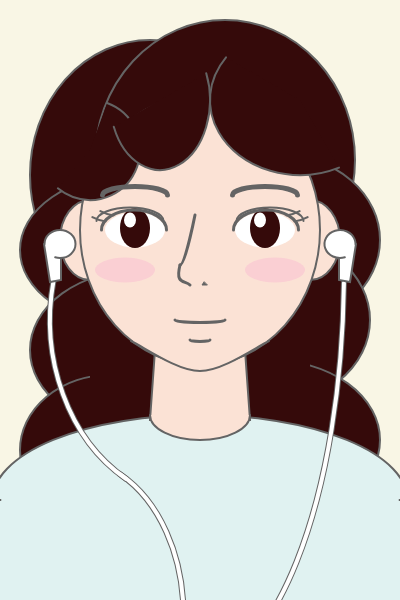
Frame 1 (no input)
Frame 60 (no input): identical to frame 1, image omitted
Frame 120 (the mouse pressed at the canvas centre since frame 60): identical to frame 1, image omitted

The p5.js sketch that drew this single still picture (run headless with seeded random() and noise() and a simulated clock; from frame 60 on, the mouse is pressed at the canvas centre):

// p5.js sketch
// ── sketch.js
function setup() {
  createCanvas(400, 600);
}

function draw() {
  background("#F9F6E5");
  stroke(100); // 1. 머리카락
  strokeWeight(2);
  fill("#350A0A");
  ellipse(150, 175, 240, 270); // back
  ellipse(225, 160, 260, 280);
  ellipse(130, 250, 220, 150); // L
  ellipse(140, 350, 220, 160);
  ellipse(110, 450, 180, 150);
  ellipse(280, 240, 200, 170); // R
  ellipse(260, 320, 220, 175);
  ellipse(270, 440, 220, 160);
  noStroke(); // stroke 가림
  quad(90, 200, 310, 200, 310, 400, 90, 400);
  stroke(100); // 2. 옷
  strokeWeight(2);
  fill("#E0F2F1");
  arc(200, 500, 415, 170, radians(180), radians(0)); // 어깨
  quad(-10, 500, 410, 500, 410, 610, -10, 610); // 몸통
  fill("#FBE2D5"); // 3. 피부 및 얼굴형
  quad(155, 350, 245, 350, 250, 420, 150, 420); // 목
  arc(200, 415, 100, 50, radians(0), radians(180)); // 넥라인
  arc(90, 240, 60, 80, radians(90), radians(270)); // 귀 L
  arc(310, 240, 60, 80, radians(270), radians(90)); // 귀 R
  ellipse(200, 230, 240, 270); // 얼굴
  beginShape(); //턱
  curveVertex(131, 341);
  curveVertex(131, 341);
  curveVertex(200, 371);
  curveVertex(269, 341);
  curveVertex(269, 341);
  endShape();
  fill("#350A0A"); // 앞머리
  arc(90, 150, 100, 100, radians(-70), radians(130));
  arc(160, 100, 100, 140, radians(-30), radians(150));
  arc(300, 100, 180, 150, radians(60), radians(210)); 

  noStroke(); // 4. detail 1
  fill(255); // 눈 흰자
  ellipse(135, 230, 60, 35); // L
  ellipse(265, 230, 60, 35); // R
  fill("#350A0A"); // 홍채
  ellipse(135, 228, 30, 40); // L
  ellipse(265, 228, 30, 40); // R
  fill(255); // 안광
  ellipse(130, 220, 12, 15); // L
  ellipse(260, 220, 12, 15); // R
  fill("#F8BBD07F"); // 홍조
  ellipse(125, 270, 60, 25); // L
  ellipse(275, 270, 60, 25); // R
  stroke("#E0F2F1"); // 옷 stroke 가림
  line(2, 500, 398, 500);

  stroke(100); // 5. detail 2
  strokeWeight(5);
  strokeCap(ROUND);
  noFill(); // 눈썹
  arc(135, 195, 65, 17, radians(180), radians(0)); // L
  arc(265, 195, 65, 17, radians(180), radians(0)); // R
  strokeWeight(2); // 속눈썹
  arc(119, 210, 65, 25, radians(140), radians(165)); // L
  arc(127, 204, 65, 25, radians(140), radians(165));
  arc(281, 210, 65, 25, radians(15), radians(40)); // R
  arc(273, 204, 65, 25, radians(15), radians(40));
  arc(130, 221, 67, 27, radians(180), radians(0)); // 쌍커풀 L
  arc(270, 221, 67, 27, radians(180), radians(0)); // 쌍커풀 R
  strokeWeight(3);
  arc(134, 230, 65, 40, radians(180), radians(0)); // 눈 위 선 L
  arc(266, 230, 65, 40, radians(180), radians(0)); // 눈 위 선 R
  bezier(195, 215, 195, 215, 185, 265, 180, 265); // 코 선
  bezier(180, 265, 175, 285, 185, 280, 190, 285); // 콧방울
  arc(200, 320, 50, 5, radians(0), radians(180)); // 입술 1
  arc(200, 340, 20, 3, radians(0), radians(180)); // 입술 2

  // 6. 이어폰
  strokeWeight(6); // 이어폰 stroke
  arc(200, 320, 300, 365, radians(115), radians(195)); // L
  arc(72, 615, 223, 312, radians(289), radians(0));
  arc(194, 270, 300, 800, radians(5), radians(100)); // R
  stroke(255); // 이어폰 줄
  strokeWeight(4);
  arc(200, 320, 300, 365, radians(115), radians(195)); // L
  arc(72, 615, 223, 312, radians(289), radians(0));
  arc(194, 270, 300, 800, radians(5), radians(100)); // R
  stroke(100); //콧구멍
  strokeWeight(1);
  fill(100);
  triangle(204, 282, 202, 285, 207, 285);
  strokeWeight(2); // 이어폰 본체
  fill(255);
  quad(44, 244, 61, 234, 61, 280, 50, 282); // L
  arc(60, 244, 31, 28, radians(180), radians(110));
  quad(356, 244, 339, 234, 339, 280, 350, 282); // R
  arc(340, 244, 31, 28, radians(70), radians(0));
}
